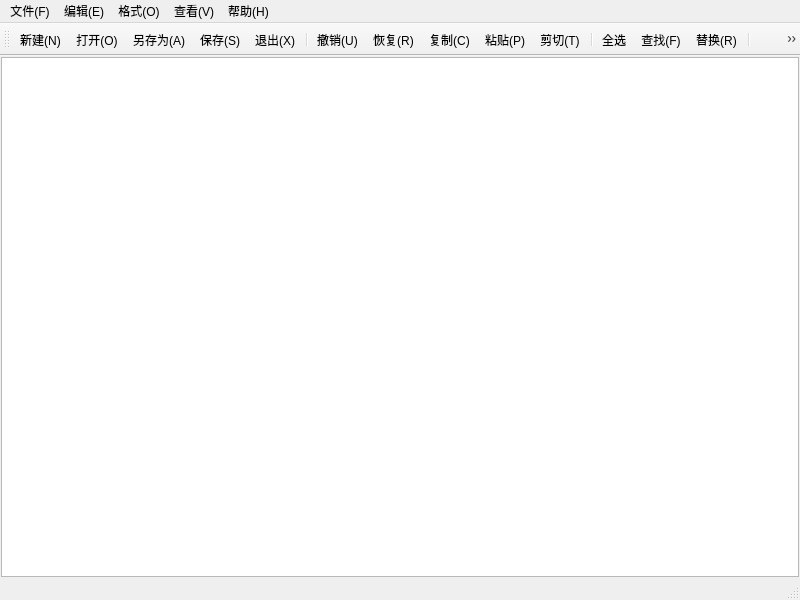
<?xml version="1.0" encoding="UTF-8"?>
<ui version="4.0">
 <class>MainWindow</class>
 <widget class="QMainWindow" name="MainWindow">
  <property name="geometry">
   <rect>
    <x>0</x>
    <y>0</y>
    <width>800</width>
    <height>600</height>
   </rect>
  </property>
  <property name="windowTitle">
   <string>MainWindow</string>
  </property>
  <widget class="QWidget" name="centralwidget">
   <layout class="QHBoxLayout" name="horizontalLayout">
    <property name="spacing">
     <number>0</number>
    </property>
    <property name="leftMargin">
     <number>1</number>
    </property>
    <property name="topMargin">
     <number>1</number>
    </property>
    <property name="rightMargin">
     <number>1</number>
    </property>
    <property name="bottomMargin">
     <number>1</number>
    </property>
    <item>
     <widget class="CodeEditor" name="textEdit"/>
    </item>
   </layout>
  </widget>
  <widget class="QMenuBar" name="menubar">
   <property name="geometry">
    <rect>
     <x>0</x>
     <y>0</y>
     <width>800</width>
     <height>22</height>
    </rect>
   </property>
   <widget class="QMenu" name="menu_F">
    <property name="title">
     <string>文件(F)</string>
    </property>
    <addaction name="actionNew"/>
    <addaction name="actionOpen"/>
    <addaction name="actionSaveAs"/>
    <addaction name="actionSave"/>
    <addaction name="actionExit"/>
   </widget>
   <widget class="QMenu" name="menu_E">
    <property name="title">
     <string>编辑(E)</string>
    </property>
    <addaction name="actionUndo"/>
    <addaction name="actionCut"/>
    <addaction name="actionCopy"/>
    <addaction name="actionPaste"/>
    <addaction name="actionFind"/>
    <addaction name="actionReplace"/>
   </widget>
   <widget class="QMenu" name="menu_O">
    <property name="title">
     <string>格式(O)</string>
    </property>
    <addaction name="actionFont"/>
    <addaction name="actionFontColor"/>
    <addaction name="actionWrap"/>
    <addaction name="actionLine"/>
    <addaction name="separator"/>
    <addaction name="actionFontBackcolor"/>
    <addaction name="actionBackgroundcolor"/>
   </widget>
   <widget class="QMenu" name="menu_V">
    <property name="title">
     <string>查看(V)</string>
    </property>
    <addaction name="actionToolbar"/>
    <addaction name="actionStatusbar"/>
    <addaction name="actionLine"/>
   </widget>
   <widget class="QMenu" name="menu_H">
    <property name="title">
     <string>帮助(H)</string>
    </property>
    <addaction name="actionAbout"/>
   </widget>
   <addaction name="menu_F"/>
   <addaction name="menu_E"/>
   <addaction name="menu_O"/>
   <addaction name="menu_V"/>
   <addaction name="menu_H"/>
  </widget>
  <widget class="QStatusBar" name="statusbar"/>
  <widget class="QToolBar" name="toolBar">
   <property name="windowTitle">
    <string>toolBar</string>
   </property>
   <attribute name="toolBarArea">
    <enum>TopToolBarArea</enum>
   </attribute>
   <attribute name="toolBarBreak">
    <bool>false</bool>
   </attribute>
   <addaction name="actionNew"/>
   <addaction name="actionOpen"/>
   <addaction name="actionSaveAs"/>
   <addaction name="actionSave"/>
   <addaction name="actionExit"/>
   <addaction name="separator"/>
   <addaction name="actionUndo"/>
   <addaction name="actionRedo"/>
   <addaction name="actionCopy"/>
   <addaction name="actionPaste"/>
   <addaction name="actionCut"/>
   <addaction name="separator"/>
   <addaction name="actionSelectAll"/>
   <addaction name="actionFind"/>
   <addaction name="actionReplace"/>
   <addaction name="separator"/>
   <addaction name="actionFont"/>
   <addaction name="actionWrap"/>
   <addaction name="separator"/>
   <addaction name="actionStatusbar"/>
   <addaction name="actionToolbar"/>
   <addaction name="actionLine"/>
   <addaction name="separator"/>
  </widget>
  <action name="actionNew">
   <property name="icon">
    <iconset resource="pppp.qrc">
     <normaloff>:/img/new.png</normaloff>:/img/new.png</iconset>
   </property>
   <property name="text">
    <string>新建(&amp;N)</string>
   </property>
   <property name="toolTip">
    <string>新建</string>
   </property>
   <property name="shortcut">
    <string>Ctrl+N</string>
   </property>
  </action>
  <action name="actionOpen">
   <property name="icon">
    <iconset resource="pppp.qrc">
     <normaloff>:/img/da kai.png</normaloff>:/img/da kai.png</iconset>
   </property>
   <property name="text">
    <string>打开(&amp;O)</string>
   </property>
   <property name="toolTip">
    <string>打开</string>
   </property>
   <property name="shortcut">
    <string>Ctrl+O</string>
   </property>
  </action>
  <action name="actionSaveAs">
   <property name="icon">
    <iconset resource="pppp.qrc">
     <normaloff>:/img/ling cun wei.png</normaloff>:/img/ling cun wei.png</iconset>
   </property>
   <property name="text">
    <string>另存为(&amp;A)</string>
   </property>
   <property name="toolTip">
    <string>另存为</string>
   </property>
  </action>
  <action name="actionSave">
   <property name="icon">
    <iconset resource="pppp.qrc">
     <normaloff>:/img/bao cun.png</normaloff>:/img/bao cun.png</iconset>
   </property>
   <property name="text">
    <string>保存(&amp;S)</string>
   </property>
   <property name="toolTip">
    <string>保存</string>
   </property>
   <property name="shortcut">
    <string>Ctrl+S</string>
   </property>
  </action>
  <action name="actionExit">
   <property name="icon">
    <iconset resource="pppp.qrc">
     <normaloff>:/img/tui chu.png</normaloff>:/img/tui chu.png</iconset>
   </property>
   <property name="text">
    <string>退出(&amp;X)</string>
   </property>
   <property name="toolTip">
    <string>退出</string>
   </property>
  </action>
  <action name="actionUndo">
   <property name="icon">
    <iconset resource="pppp.qrc">
     <normaloff>:/img/che xiao.png</normaloff>:/img/che xiao.png</iconset>
   </property>
   <property name="text">
    <string>撤销(&amp;U)</string>
   </property>
   <property name="toolTip">
    <string>撤销</string>
   </property>
   <property name="shortcut">
    <string>Ctrl+U</string>
   </property>
  </action>
  <action name="actionCut">
   <property name="icon">
    <iconset resource="pppp.qrc">
     <normaloff>:/img/jian qie.png</normaloff>:/img/jian qie.png</iconset>
   </property>
   <property name="text">
    <string>剪切(&amp;T)</string>
   </property>
   <property name="toolTip">
    <string>剪切</string>
   </property>
   <property name="shortcut">
    <string>Ctrl+T</string>
   </property>
  </action>
  <action name="actionCopy">
   <property name="icon">
    <iconset resource="pppp.qrc">
     <normaloff>:/img/fu zhi.png</normaloff>:/img/fu zhi.png</iconset>
   </property>
   <property name="text">
    <string>复制(&amp;C)</string>
   </property>
   <property name="toolTip">
    <string>复制</string>
   </property>
   <property name="shortcut">
    <string>Ctrl+C</string>
   </property>
  </action>
  <action name="actionPaste">
   <property name="icon">
    <iconset resource="pppp.qrc">
     <normaloff>:/img/nian tie.png</normaloff>:/img/nian tie.png</iconset>
   </property>
   <property name="text">
    <string>粘贴(&amp;P)</string>
   </property>
   <property name="toolTip">
    <string>粘贴</string>
   </property>
   <property name="shortcut">
    <string>Ctrl+P</string>
   </property>
  </action>
  <action name="actionFind">
   <property name="icon">
    <iconset resource="pppp.qrc">
     <normaloff>:/img/cha zhao.png</normaloff>:/img/cha zhao.png</iconset>
   </property>
   <property name="text">
    <string>查找(&amp;F)</string>
   </property>
   <property name="toolTip">
    <string>查找</string>
   </property>
   <property name="shortcut">
    <string>Ctrl+F</string>
   </property>
  </action>
  <action name="actionReplace">
   <property name="icon">
    <iconset resource="pppp.qrc">
     <normaloff>:/img/ti huan.png</normaloff>:/img/ti huan.png</iconset>
   </property>
   <property name="text">
    <string>替换(&amp;R)</string>
   </property>
   <property name="toolTip">
    <string>替换</string>
   </property>
   <property name="shortcut">
    <string>Ctrl+R</string>
   </property>
  </action>
  <action name="actionFont">
   <property name="icon">
    <iconset resource="pppp.qrc">
     <normaloff>:/img/zi ti.png</normaloff>:/img/zi ti.png</iconset>
   </property>
   <property name="text">
    <string>字体(&amp;F)</string>
   </property>
   <property name="toolTip">
    <string>字体</string>
   </property>
  </action>
  <action name="actionWrap">
   <property name="icon">
    <iconset resource="pppp.qrc">
     <normaloff>:/img/zi dong huan hang.png</normaloff>:/img/zi dong huan hang.png</iconset>
   </property>
   <property name="text">
    <string>自动换行(&amp;W)</string>
   </property>
   <property name="toolTip">
    <string>自动换行</string>
   </property>
  </action>
  <action name="actionToolbar">
   <property name="icon">
    <iconset resource="pppp.qrc">
     <normaloff>:/img/gong ju lan.png</normaloff>:/img/gong ju lan.png</iconset>
   </property>
   <property name="text">
    <string>工作栏(&amp;T)</string>
   </property>
   <property name="toolTip">
    <string>工作栏</string>
   </property>
  </action>
  <action name="actionStatusbar">
   <property name="icon">
    <iconset resource="pppp.qrc">
     <normaloff>:/img/zhuang tai lan.png</normaloff>:/img/zhuang tai lan.png</iconset>
   </property>
   <property name="text">
    <string>状态栏(&amp;S)</string>
   </property>
   <property name="toolTip">
    <string>状态栏</string>
   </property>
  </action>
  <action name="actionRedo">
   <property name="icon">
    <iconset resource="pppp.qrc">
     <normaloff>:/img/hui fu.png</normaloff>:/img/hui fu.png</iconset>
   </property>
   <property name="text">
    <string>恢复(&amp;R)</string>
   </property>
   <property name="toolTip">
    <string>恢复</string>
   </property>
   <property name="shortcut">
    <string>Ctrl+Shift+Z</string>
   </property>
  </action>
  <action name="actionSelectAll">
   <property name="icon">
    <iconset resource="pppp.qrc">
     <normaloff>:/img/quanxuan.png</normaloff>:/img/quanxuan.png</iconset>
   </property>
   <property name="text">
    <string>全选</string>
   </property>
   <property name="toolTip">
    <string>全选</string>
   </property>
   <property name="shortcut">
    <string>Ctrl+V</string>
   </property>
  </action>
  <action name="actionAbout">
   <property name="text">
    <string>关于(&amp;A)</string>
   </property>
  </action>
  <action name="actionLine">
   <property name="checkable">
    <bool>true</bool>
   </property>
   <property name="icon">
    <iconset resource="pppp.qrc">
     <normaloff>:/img/xianshi hang hao.png</normaloff>:/img/xianshi hang hao.png</iconset>
   </property>
   <property name="text">
    <string>显示行号(L)</string>
   </property>
  </action>
  <action name="actionFontColor">
   <property name="text">
    <string>字体颜色</string>
   </property>
  </action>
  <action name="actionFontBackcolor">
   <property name="text">
    <string>字体背景色</string>
   </property>
  </action>
  <action name="actionBackgroundcolor">
   <property name="text">
    <string>编辑背景色</string>
   </property>
  </action>
 </widget>
 <customwidgets>
  <customwidget>
   <class>CodeEditor</class>
   <extends>QPlainTextEdit</extends>
   <header location="global">codeeditor.h</header>
  </customwidget>
 </customwidgets>
 <resources>
  <include location="pppp.qrc"/>
 </resources>
 <connections/>
</ui>
